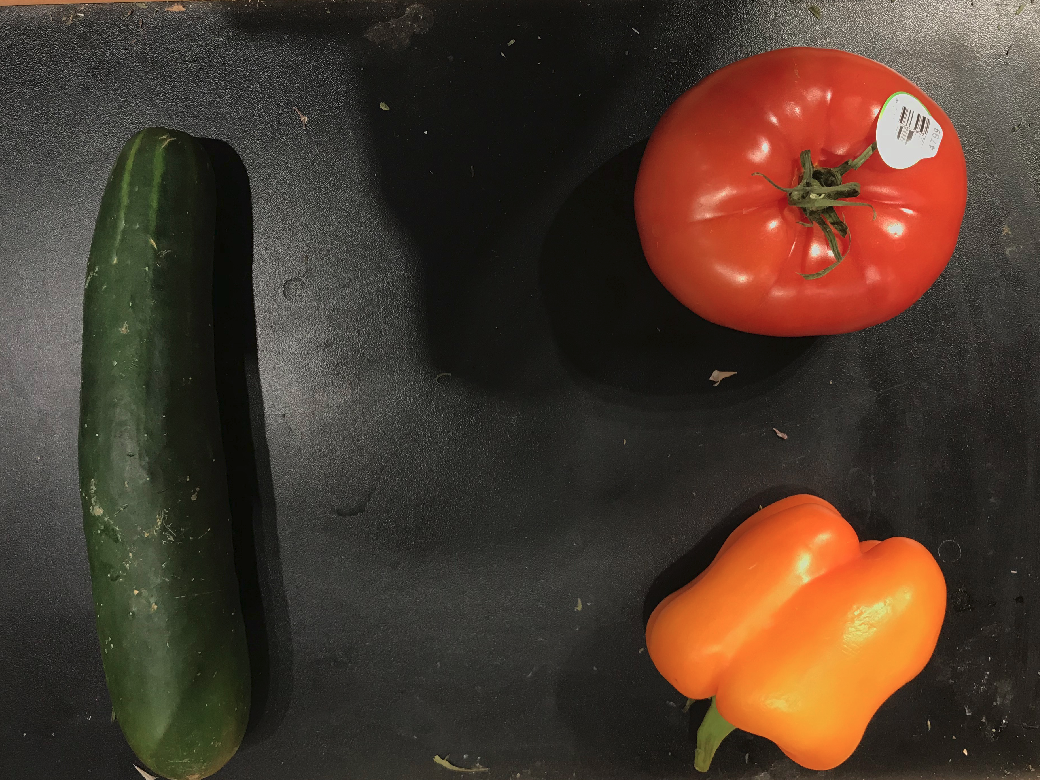
#> input picture testsample_1.png, 1040 x 780 px
$ python GMM_Segmentation.py
#> lines starting #> are read from the running program, lines starting #| are printed output that depends on the picture
import numpy as np
import os
import cv2
import matplotlib.pyplot as plt
from skimage.segmentation import slic, mark_boundaries
from skimage import color
from skimage.measure import regionprops
# import eta.core.image as etai
from collections import deque
import pdb
from sklearn.cluster import KMeans
from sklearn.datasets import make_blobs
from sklearn.cluster import SpectralClustering
from matplotlib import patches
from PIL import Image
from sklearn.cluster import DBSCAN
from sklearn import metrics
from sklearn.datasets.samples_generator import make_blobs
from sklearn.preprocessing import StandardScaler
import matplotlib as mpl
import itertools
from scipy import linalg
from sklearn import mixture

def getSIFTfeatures(img):
    gray=cv2.cvtColor(img,cv2.COLOR_BGR2GRAY)
    sift=cv2.xfeatures2d.SIFT_create()
    kp=sift.detect(gray,None)
    img1=cv2.drawKeypoints(gray,kp,None)
    pts=np.asarray([[p.pt[0], p.pt[1]] for p in kp])
    cols=pts[:,0]
    rows=pts[:,1]
    return pts

def clusterSIFTfeatures(img):

    #Gaussian Mixture Model
    X=getSIFTfeatures(img)
    lowest_bic=np.infty
    bic=[]
    n_components_range=range(1,4)
    cv_types=['spherical','tied','diag','full']
    for cv_type in cv_types:
        for n_components in n_components_range:
            gmm=mixture.GaussianMixture(n_components=n_components,covariance_type=cv_type)
            gmm.fit(X)
            bic.append(gmm.bic(X))
            if bic[-1] < lowest_bic:
                lowest_bic=bic[-1]
                best_gmm=gmm
    bic=np.array(bic)
    color_iter=itertools.cycle(['navy','turquoise','cornflowerblue','darkorange'])
    clf=best_gmm
    bars=[]

    # All SIFT Features
    gray=cv2.cvtColor(img,cv2.COLOR_BGR2GRAY)
    sift=cv2.xfeatures2d.SIFT_create()
    kp=sift.detect(gray,None)
    img1=cv2.drawKeypoints(gray,kp,None)

    # Plot
    fig,ax=plt.subplots(1)
    ax.imshow(cv2.cvtColor(img,cv2.COLOR_BGR2RGB))

    # GMM Overlay
    ell_width=[]
    ell_height=[]
    ell_center=[]
    Y_=clf.predict(X)
    for i, (mean,cov,color) in enumerate(zip(clf.means_,clf.covariances_,color_iter)):
        v,w=linalg.eigh(cov)
        if not np.any(Y_==i):
            continue
        angle=np.arctan2(w[0][1],w[0][0])
        angle=180.*angle/np.pi
        v=2.*np.sqrt(2.)*np.sqrt(v)
        ell=mpl.patches.Ellipse(mean,v[0],v[1],180.+angle,color=color)
        ell.set_clip_box(ax.bbox)
        ell.set_alpha(.5)
        ax.add_patch(ell)
        ell_width.append(v[0])
        ell_height.append(v[1])
        ell_center.append(mean)

    # Plot Gaussian Subpopulations
    plt.show()

    # Store BBox Information for Subimage Extraction
    ell_width=np.array(ell_width,dtype=np.uint64)
    ell_height=np.array(ell_height,dtype=np.uint64)
    BoundingBoxCenter=np.array(ell_center,dtype=np.uint64)
    BoundingBoxLength=ell_width

    for i in range(ell_width.shape[0]):
        if ell_height[i] > BoundingBoxLength[i]:
            BoundingBoxLength[i]=ell_height[i]

    return BoundingBoxCenter,BoundingBoxLength

# [58 lines left out: functions GaussianSubImage, dir_maker, not called in this run]

def main():
    '''
    Once initial cluster image opens, close window and use keyboard commands to step through subimages.
    '''
    img=cv2.imread('testsample_1.png')
#> img is the input picture: shape (780, 1040, 3); mean B, G, R 44.8, 57, 74.7
    x_dim, y_dim, c_dim = img.shape
#> x_dim = 780; y_dim = 1040; c_dim = 3
    min_len = 1100
    max_dim = max(x_dim,y_dim)
#> max_dim = 1040
    if max_dim < min_len:
        max_dim = min_len
    img = cv2.resize(img, (0,0), fx = min_len/max_dim, fy = min_len/max_dim)
    BoundingBoxCenter,BoundingBoxLength=clusterSIFTfeatures(img)
#> in getSIFTfeatures, `gray=cv2.cvtColor(img,cv2.COLOR_BGR2GRAY)`:
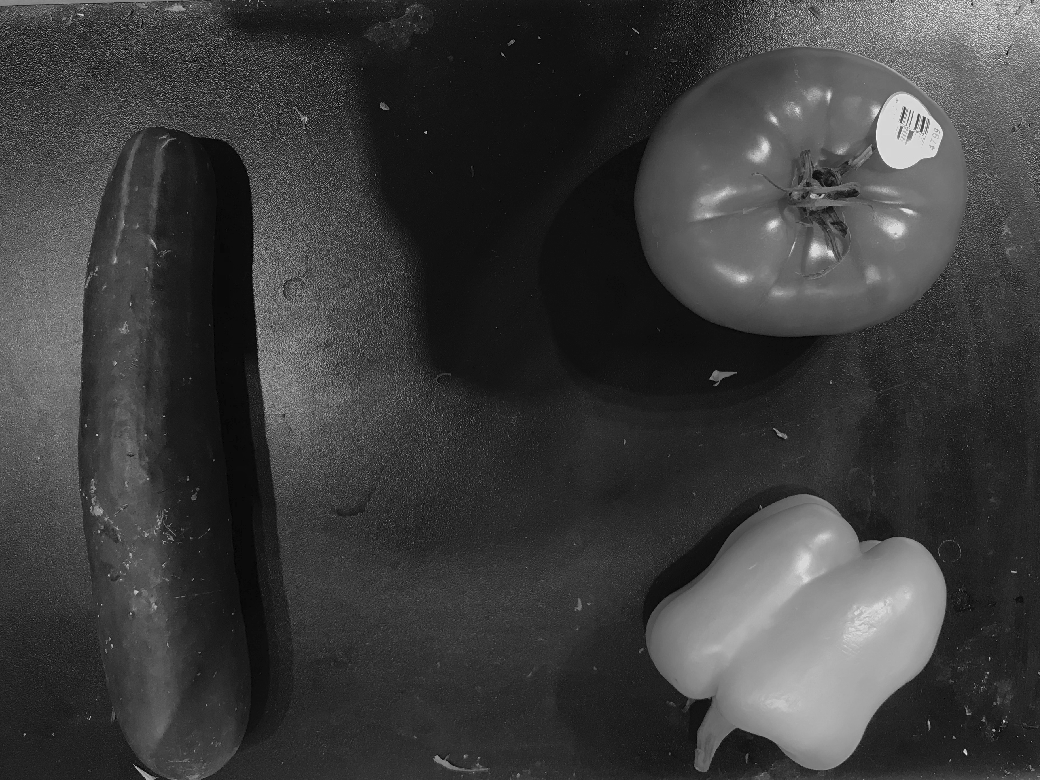
#> gray: shape (780, 1040); min 0, max 248, mean 60.8
#> in getSIFTfeatures, `kp=sift.detect(gray,None)`: kp = 578 keypoints; strongest (x, y, size): (965, 752, 2.8), (924, 118, 2.1), (929, 722, 1.8), (921, 130, 2)
#> in getSIFTfeatures, `img1=cv2.drawKeypoints(gray,kp,None)`:
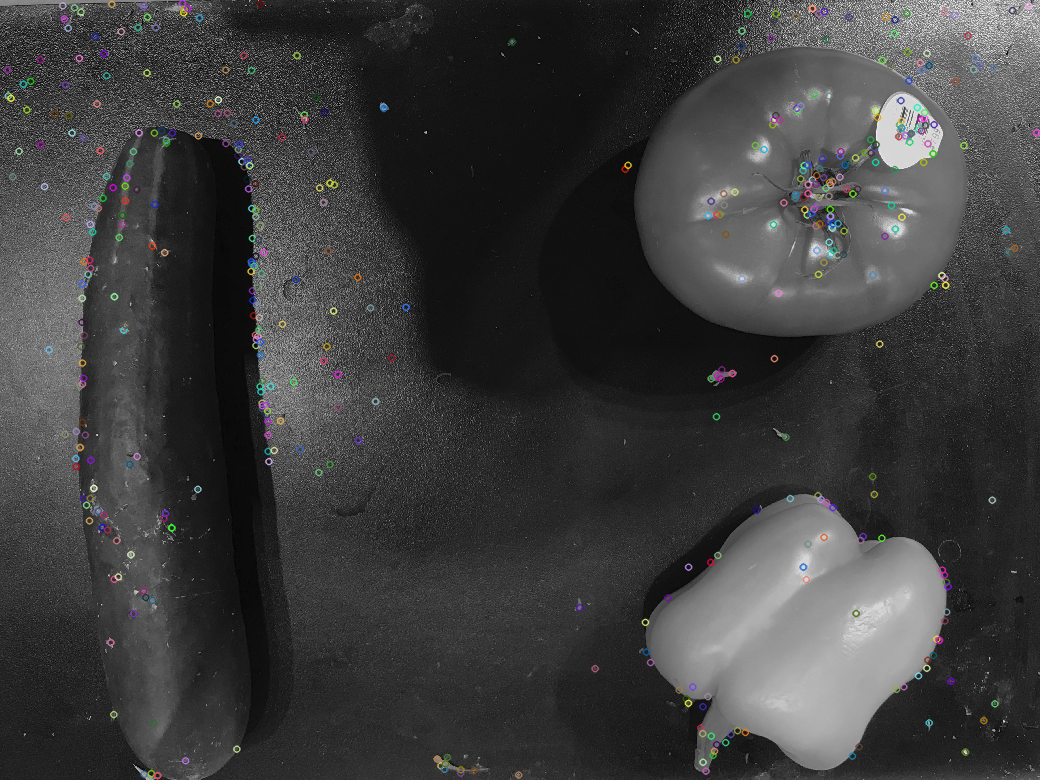
#> img1: shape (780, 1040, 3); mean of channels 0, 1, 2 61.4, 61.4, 61.4; drawn as B, G, R
#> in getSIFTfeatures, `pts=np.asarray([[p.pt[0], p.pt[1]] for p in kp])`: pts = 578 pairs, first value 6.95 to 1036.1, second value 2.97 to 775.2
#> in getSIFTfeatures, `cols=pts[:,0]`: cols = 578 values from 6.95 to 1036.1
#> in getSIFTfeatures, `rows=pts[:,1]`: rows = 578 values, max 775.2 at index 128, min 2.97 at index 140, mean 290.8
#> in clusterSIFTfeatures, `X=getSIFTfeatures(img)`: X has the same summary as pts in getSIFTfeatures
#> after the loop in clusterSIFTfeatures, `for cv_type in cv_types:`: bic = [16356.6, 15980.2, 15525.8, 16264.1, 15707.4, 15627.3, 16257.7, 15697.9, 15676, 16264.1, 15677.4, 15435.3]; lowest_bic = 15435.3
#> in clusterSIFTfeatures, `img1=cv2.drawKeypoints(gray,kp,None)`:
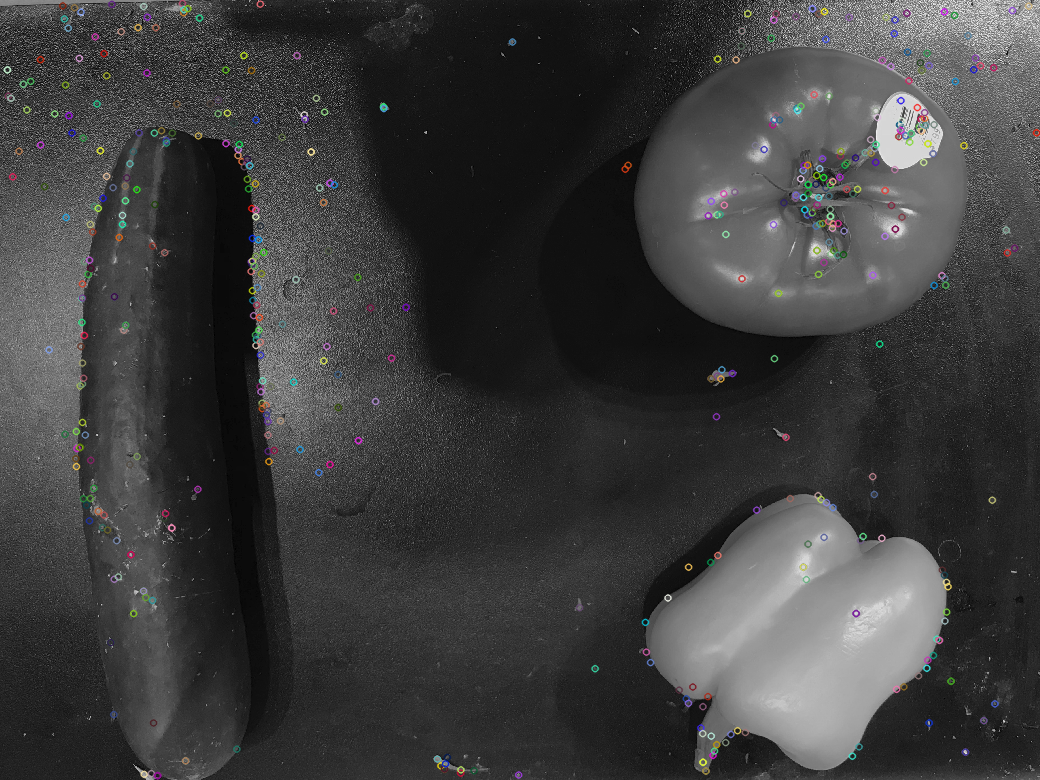
#> img1: shape (780, 1040, 3); mean of channels 0, 1, 2 61.3, 61.3, 61.4; drawn as B, G, R
#> in clusterSIFTfeatures, `Y_=clf.predict(X)`: Y_ = 578 values, max 2 at index 272, min 0 at index 288, mean 0.779
#> the loop in clusterSIFTfeatures, `for i, (mean,cov,color) in enumerate(zip(clf.means_,clf.covariances_,c..` made 1 pass
#> (mean, cov, color, v, w, angle) on pass 1: ([848.9, 162.4], [[6237.9, -2213], [-2213, 8129]], 'navy', [195.5, 277], [[-0.835, -0.551], [-0.551, 0.835]], -146.6)
#> after the loop in clusterSIFTfeatures, `for i, (mean,cov,color) in enumerate(zip(clf.means_,clf.covariances_,c..`: ell_center = []
    sub=GaussianSubImage(img,BoundingBoxCenter,BoundingBoxLength)
    dir_maker()
    sub_min_len = 500

    for i in range(len(sub)):
        sub_x_dim, sub_y_dim, sub_c_dim = sub[i].shape
        sub_max_dim = max(sub_x_dim, sub_y_dim)
        delta_w = y_dim - sub_y_dim
        delta_h = x_dim - sub_x_dim
        top, bottom = delta_h//2, delta_h-(delta_h//2)
        left, right = delta_w//2, delta_w-(delta_w//2)
        color = [0, 0, 0]
        # sub_img = cv2.resize(sub[i], (0,0), fx = 1, fy = 1)
        sub_img = cv2.resize(sub[i], (0,0), fx = sub_min_len/sub_max_dim, fy = sub_min_len/sub_max_dim)
        # sub_img = cv2.copyMakeBorder(sub[i], top, bottom, left, right, cv2.BORDER_CONSTANT, value=color)
        cv2.imwrite('data/new_testimage/apple/subimage_'+str(i)+'.jpg',sub_img)


if(__name__=="__main__"):
#> (the run stopped early here; a loop or call above may not have finished)
